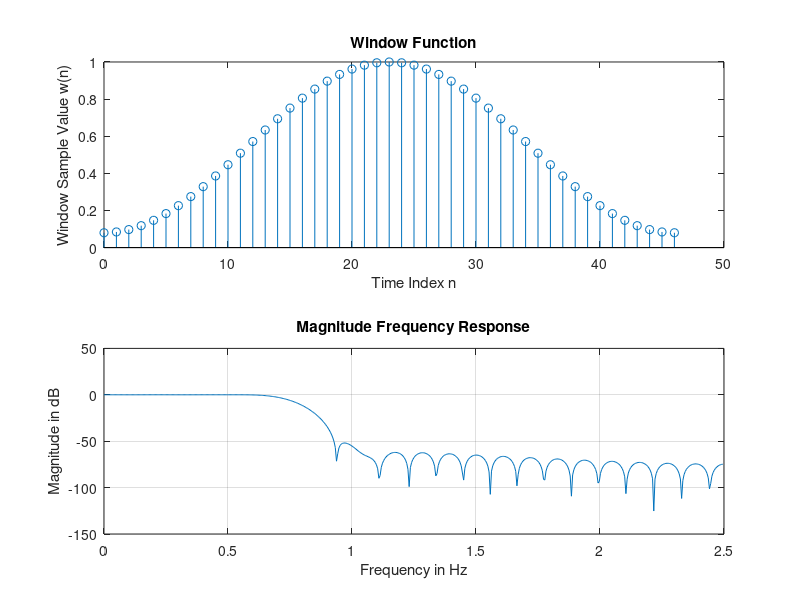

Here is the MATLAB script that generated this plot:
% FIR Low Pass Filter Design Using Hamming Window
% Specification: Pass Band Edge Frequency & Stop Band Edge Frequency
% Assume that the design is using Hamming Window;

clc;
clear all;
disp('FIR Low Pass Filter Design Using Hamming Window')
disp(' ')
%disp('Specification: Pass Band Edge Frequency & Stop Band Edge Frequency')
%disp(' ')
%fp=input('Enter the Passband Edge Frequency in Hz = ');
%fs=input('Enter the Stop Band Edge Frequency in Hz = ');
Fs=input('Enter the Sampling Frequency in Hz = ');

%wp=2*pi*fp/Fs;
%ws=2*pi*fs/Fs;
wp=0.3*pi;
ws=0.45*pi;
wt=abs(ws-wp);
N=ceil(6.64*pi/wt+1);

if mod(N,2)==0
    N=N+1;
end

disp('No. of Filter Coeffients...')
N

alpha=(N-1)/2
wc=wp;

% wc=(wp+ws)/2;
%p=[];

hd=[];
for n=0:(N-3)/2;
    hd=[hd,sin(wc*(n-alpha))/(pi*(n-alpha))];
end
for n=(N-1)/2;
    hd=[hd,wc/pi];
end
for n=(N+1)/2:N-1
        hd=[hd,sin(wc*(n-alpha))/(pi*(n-alpha))];
end
disp('hd = ');
disp(hd);

wd=[];
for n=0:N-1;
    wd=[wd,0.54-0.46*cos(2*pi*n/(N-1))];
end
disp('wd = ');
disp(wd);

n=0:N-1;
subplot(2,1,1)
stem(n,wd)
title('Window Function')
xlabel('Time Index n')
ylabel('Window Sample Value w(n)')

disp('')

disp('Cut Off Frequency in Hz...')
fc=wc*Fs/(2*pi);
disp(fc)

hn=hd.*wd;

[Resp,omega]=freqz(hn,1);
mag=20*log10(abs(Resp));
freq=omega*Fs/(2*pi);
subplot(2,1,2)
plot(freq,mag)
title('Magnitude Frequency Response')
xlabel('Frequency in Hz')
ylabel('Magnitude in dB')
grid
